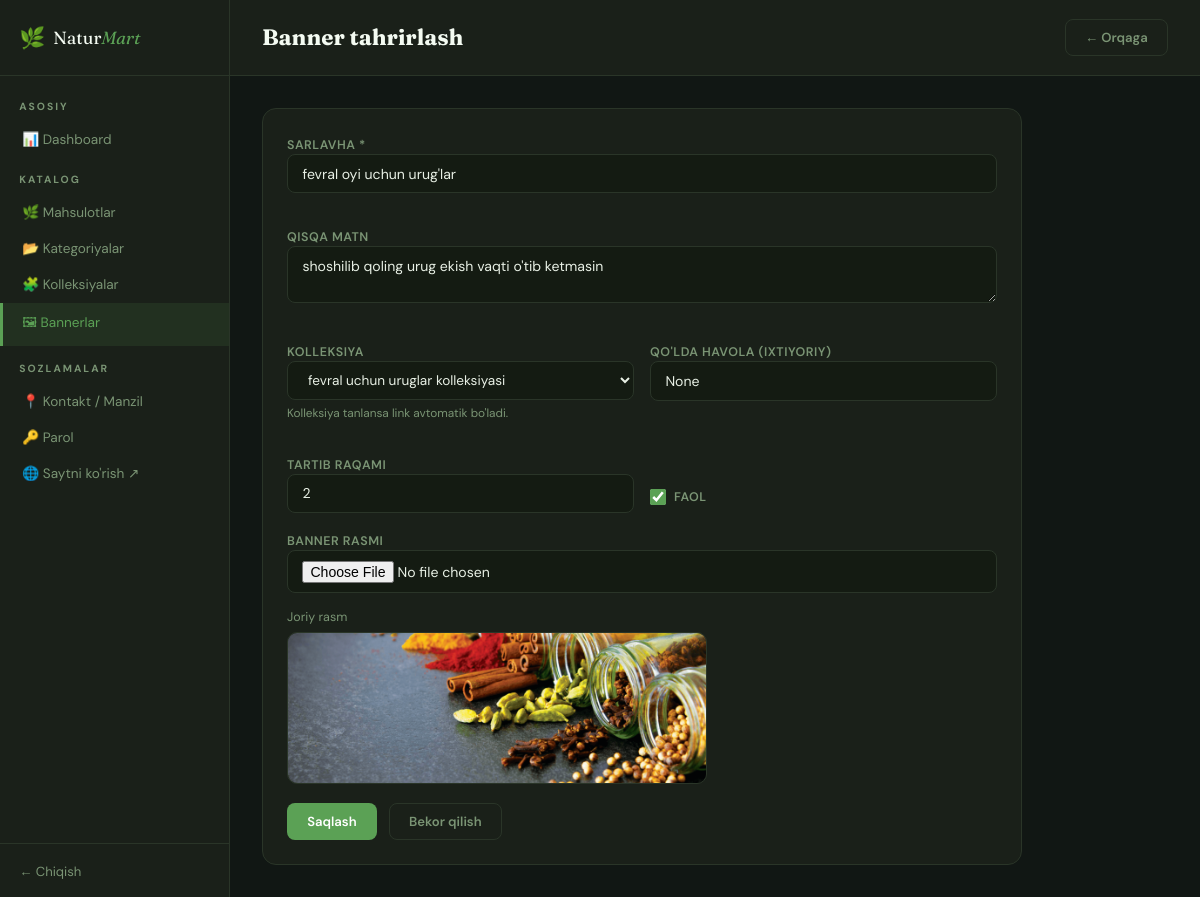
The app's page /admin/bannerlar/6/tahrirlash (signed in) with its own data.
### tables this page shows
CREATE TABLE banners (
                id INTEGER PRIMARY KEY AUTOINCREMENT,
                title TEXT NOT NULL,
                subtitle TEXT,
                image_path TEXT NOT NULL,
                button_text TEXT,
                button_link TEXT,
                sort_order INTEGER DEFAULT 0,
                is_active INTEGER DEFAULT 1,
                created_at TEXT DEFAULT (datetime('now'))
            , collection_id INTEGER);

CREATE TABLE collections (
                id INTEGER PRIMARY KEY AUTOINCREMENT,
                name TEXT NOT NULL,
                slug TEXT UNIQUE NOT NULL,
                description TEXT,
                start_date TEXT,
                end_date TEXT,
                sort_order INTEGER DEFAULT 0,
                is_active INTEGER DEFAULT 1,
                created_at TEXT DEFAULT (datetime('now'))
            );

### app/routes/admin.py (the view, shortened to what this page needs)
@admin.route('/bannerlar/<int:bid>/tahrirlash', methods=['GET', 'POST'])
@login_required
def edit_banner(bid):
    db = get_db()
    banner = db.execute('SELECT * FROM banners WHERE id=?', (bid,)).fetchone()
    if not banner:
        abort(404)
    available_collections = db.execute(
        'SELECT * FROM collections ORDER BY is_active DESC, sort_order, id DESC'
    ).fetchall()
    return render_template('admin/banner_form.html', banner=banner, collections=available_collections)

### app/__init__.py (called while the page is built)
def get_db():
    if 'db' not in g:
        g.db = sqlite3.connect(DATABASE, detect_types=sqlite3.PARSE_DECLTYPES)
        g.db.row_factory = sqlite3.Row
        g.db.execute('PRAGMA foreign_keys = ON')
    return g.db

### app/routes/admin.py (called while the page is built)
def login_required(f):
    @wraps(f)
    def decorated(*args,**kwargs):
        if not session.get('admin_id'):
            return redirect(url_for('admin.login'))
        return f(*args,**kwargs)
    return decorated

### app/templates/admin/banner_form.html (shortened to what this page needs)
{% extends 'admin/base_admin.html' %}
{% block content %}
<div class="topbar">
  <h1 class="page-title">{% if banner %}Banner tahrirlash{% else %}Yangi banner{% endif %}</h1>
  <a href="{{ url_for('admin.banners') }}" class="btn btn-outline">← Orqaga</a>
</div>
<div class="admin-content">
  <div class="card" style="max-width:760px;">
    <form method="POST" enctype="multipart/form-data">
      <div class="form-grid">
        <div class="form-group full">
          <label>Sarlavha *</label>
          <input type="text" name="title" value="{{ banner.title if banner else '' }}" placeholder="Masalan: Bahorgi chegirmalar" required>
        </div>
        <div class="form-group full">
          <label>Qisqa matn</label>
          <textarea name="subtitle" placeholder="Banner ostidagi qisqa izoh...">{{ banner.subtitle if banner else '' }}</textarea>
        </div>
        <div class="form-group">
          <label>Kolleksiya</label>
          <select name="collection_id" id="collectionSelect" style="padding:0.55rem 1rem;border:1.5px solid var(--a-border);border-radius:8px;background:var(--a-input);color:var(--a-text);font-size:0.85rem;outline:none;width:100%;">
            {% for c in collections %}
            <option value="{{ c.id }}" {% if banner and banner.collection_id == c.id %}selected{% endif %}>{{ c.name }}</option>
            {% endfor %}
          </select>
          <div style="font-size:0.74rem;color:var(--a-muted);margin-top:0.3rem;">Kolleksiya tanlansa link avtomatik bo'ladi.</div>
        </div>
        <div class="form-group">
          <label>Qo'lda havola (ixtiyoriy)</label>
          <input type="text" id="manualLinkInput" name="button_link" value="{{ banner.button_link if banner else '' }}" placeholder="/katalog yoki https://...">
        </div>
        <div class="form-group">
          <label>Tartib raqami</label>
          <input type="number" name="sort_order" value="{{ banner.sort_order if banner else 0 }}" placeholder="0">
        </div>
        <div class="form-group" style="display:flex;align-items:flex-end;">
          <label class="check-label" style="margin:0 0 0.5rem;">
            <input type="checkbox" name="is_active" {% if not banner or banner.is_active %}checked{% endif %}> Faol
          </label>
        </div>
      </div>
      <div class="form-group">
        <label>Banner rasmi {% if not banner %}*{% endif %}</label>
        <input type="file" name="image" accept="image/*" {% if not banner %}required{% endif %}>
      </div>
      {% if banner and banner.image_path %}
      <div style="margin:0.5rem 0 1.2rem;">
        <div style="font-size:0.78rem;color:var(--a-muted);margin-bottom:0.45rem;">Joriy rasm</div>
        <img src="{{ url_for('static', filename='img/banners/' + banner.image_path) }}"
             alt="{{ banner.title }}"
             style="width:100%;max-width:420px;border-radius:10px;border:1px solid var(--a-border);display:block;">
      </div>
      {% endif %}
      <div style="display:flex;gap:0.75rem;">
        <button type="submit" class="btn btn-green">{% if banner %}Saqlash{% else %}Qo'shish{% endif %}</button>
        <a href="{{ url_for('admin.banners') }}" class="btn btn-outline">Bekor qilish</a>
      </div>
    </form>
  </div>
</div>
{% endblock %}

### app/static/css/admin.css (style rules this page uses)
:root { --a-bg: #111714; --a-card: #1A2019; --a-border: #2A3528; --a-text: #E8F0E5; --a-muted: #7A9474; --a-green: #5BA155; --a-gold: #C9963A; --a-red: #C2644A; --a-blue: #4A8BC2; --a-white: #F4FBF2; --a-input: #141B12; }
*, *::before, *::after { box-sizing: border-box; margin: 0; padding: 0; }
body { font-family: 'DM Sans', sans-serif; background: var(--a-bg); color: var(--a-text); min-height: 100vh; }
a { color: inherit; text-decoration: none; }
h1, h2, h3 { font-family: 'Fraunces', serif; }
button, input, select, textarea { font-family: inherit; }
.topbar { display: flex; align-items: center; justify-content: space-between; gap: 10px; padding: 1.2rem 2rem; border-bottom: 1px solid var(--a-border); background: var(--a-card); }
.page-title { font-size: 1.4rem; color: var(--a-white); }
.admin-content { padding: 2rem; }
.card { background: var(--a-card); border: 1px solid var(--a-border); border-radius: 14px; padding: 1.5rem; }
.btn { display: inline-flex; align-items: center; justify-content: center; gap: 0.4rem; padding: 0.55rem 1.2rem; border-radius: 8px; font-size: 0.82rem; font-weight: 600; border: 1.5px solid transparent; cursor: pointer; transition: all 0.15s; }
.btn-green { background: var(--a-green); color: #fff; }
.btn-outline { background: transparent; border-color: var(--a-border); color: var(--a-muted); }
.form-grid { display: grid; grid-template-columns: 1fr 1fr; gap: 1rem; }
.form-group { margin-bottom: 1rem; }
.form-group label { font-size: 0.78rem; font-weight: 600; color: var(--a-muted); text-transform: uppercase; letter-spacing: 0.5px; }
.form-group input, .form-group select, .form-group textarea { width: 100%; padding: 0.6rem 0.9rem; border: 1.5px solid var(--a-border); border-radius: 8px; background: var(--a-input); color: var(--a-text); font-size: 0.88rem; outline: none; transition: border-color 0.2s; }
.form-group textarea { resize: vertical; }
.form-group.full { grid-column: span 2; }
.form-group select option { background: var(--a-card); }
.check-label { display: flex; align-items: center; gap: 0.5rem; cursor: pointer; font-size: 0.85rem; color: var(--a-muted); }
.check-label input { width: 16px; height: 16px; accent-color: var(--a-green); }

### records on screen
banners: title "fevral oyi uchun urug'lar", subtitle "shoshilib qoling urug ekish vaqti o'tib ketmasin", collection_id "fevral uchun uruglar kolleksiyasi", sort_order "2", is_active "☑", image_path (picture)
